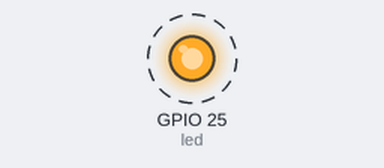
The sketch below on a simulated ESP32. Parts: output pins drawn as LEDs (lit = HIGH). Dashed ring = blinking. What the sketch prints to the serial monitor is not drawn.

Above: at 1.12 s.
Timing chart, 0 to 4.0 s (numbered marks = the images above):
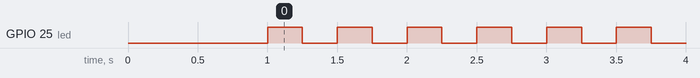

The sketch:

esp32_blink.ino
```cpp
// ESP32 Led Blink Tutorial

#define led 25

void setup()
{
    Serial.begin(115200);
    Serial.println("Led Blink");
    delay(1000);
    pinMode(led, OUTPUT);
}

void loop()
{
    digitalWrite(led, HIGH);
    delay(250);
    Serial.println("Led state: open");

    digitalWrite(led, LOW);
    delay(250);
    Serial.println("Led state: close");
}
```

Measured:
- by itself, GPIO 25 (led): alternates HIGH for 0.25 s and LOW for 0.25 s
